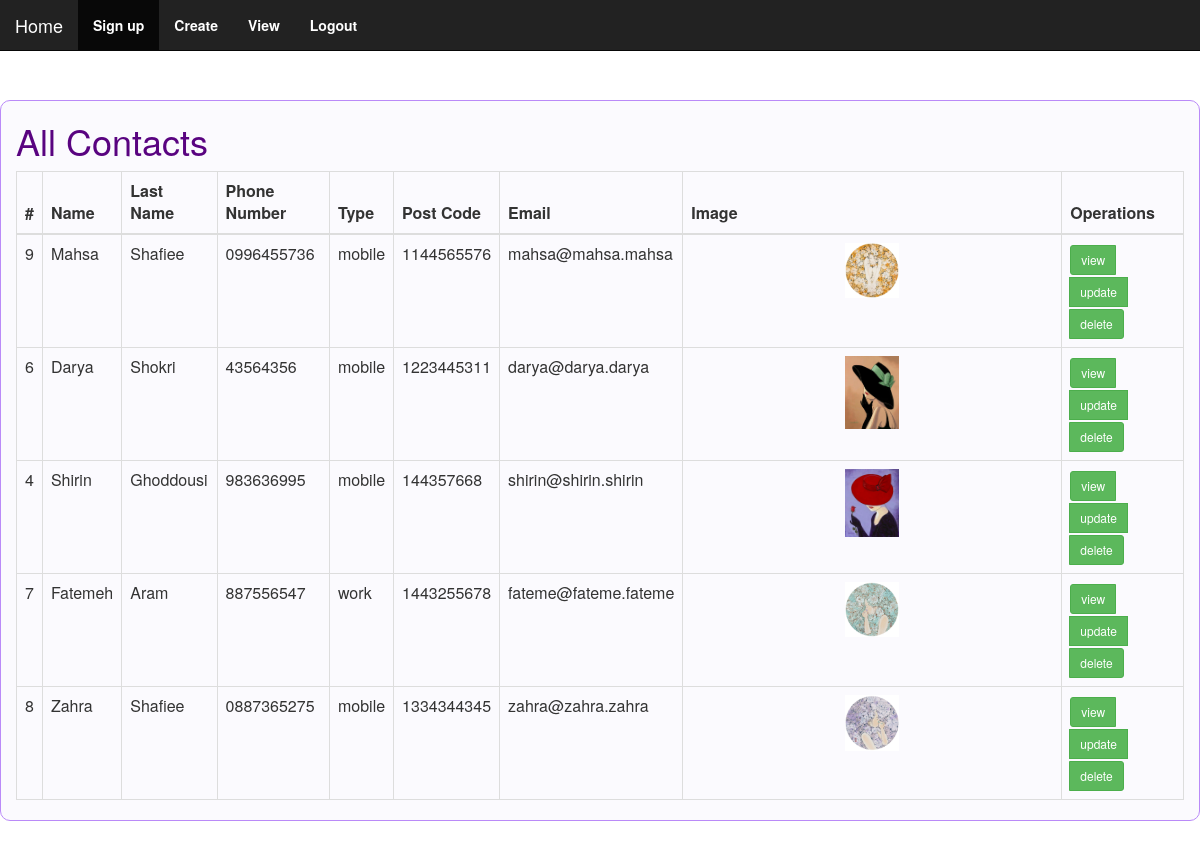
Page /index.php (signed in) on the committed database.
### tables this page shows
CREATE TABLE IF NOT EXISTS `contact` (
  `ID` int(11) NOT NULL AUTO_INCREMENT,
  `name` varchar(15) NOT NULL,
  `lastname` varchar(15) DEFAULT NULL,
  `phonenumber` varchar(11) NOT NULL,
  `type` varchar(10) NOT NULL DEFAULT 'mobile',
  `postcode` varchar(14) DEFAULT NULL,
  `email` varchar(30) DEFAULT NULL,
  `image_name` varchar(256) NOT NULL,
  `user_id` int(11) NOT NULL,
  PRIMARY KEY (`ID`),
  UNIQUE KEY `name` (`name`),
  UNIQUE KEY `phonenumber` (`phonenumber`)
);

### index.php (the view, shortened to what this page needs)
<?php
include('server.php');
?>
<html lang="en">
    <head>
        <link href="css/bootstrap.min.css" rel="stylesheet">
    </head>
    <body>
<?php include('header.php'); ?>
<div class="container-fluid">
    <div class="row">
        <div class="col-sm-12  col-lg-12 contactForm">
		    <h1>All Contacts</h1>
<?php
$connect_query = "SELECT * FROM `contact`";
$result = $db->query($connect_query);
?>
            <table class="table table-bordered">
              <thead>
                <tr>
                  <th scope="col">#</th>
                  <th scope="col">Name</th>
                  <th scope="col">Last Name</th>
                  <th scope="col">Phone Number</th>
                  <th scope="col">Type</th>
                  <th scope="col">Post Code</th>
                  <th scope="col">Email</th>
                  <th scope="col">Image</th>
                  <th scope="col">Operations</th>
                </tr>
              </thead>
              <tbody>
<?php if($result->num_rows >0){
while($row = $result->fetch_assoc()){
    $id = $row["ID"];
                  ?>
                <tr>
                  <td><?= $row["ID"] ?></td>
                  <td><?= $row["name"] ?></td>
                  <td><?= $row["lastname"] ?></td>
                  <td><?= $row["phonenumber"] ?></td>
                  <td><?= $row["type"] ?></td>
                  <td><?= $row["postcode"] ?></td>
                  <td><?= $row["email"] ?></td>
                  <td>
                      <div class="content">
                         <img src="uploads/<?=$row["image_name"] ?>" style="width:100%">
                      </div>
                  </td>
                  <td>
                      <div class="btn-group" role="group" aria-label="Basic example">
                      <button type="button" class="btn btn-sm btn-success"><a href="view.php?id=<?=$id ?>">view</a></button>
                      <button type="button" class="btn btn-sm btn-success"><a href="update.php?id=<?=$id ?>">update</a></button>
                      <button name="delete" type="button" class="btn btn-sm btn-success"><a href="delete.php?id=<?=$id ?>">delete</a></button>
                      </div>
                  </td>
                </tr>
<?php }
} ?>
              </tbody>
            </table>
        </div>
    </div>
</div>
    </body>
</html>

### header.php (shortened to what this page needs)
<html lang="en">
    <head>
        <link href="css/bootstrap.min.css" rel="stylesheet">
    </head>
    <body>
        <nav role="navigation" class="navbar navbar-inverse navbar-fixed-top">
            <div class="container-fluid">
                <div class="navbar-header">
                    <a href="index.php" class="navbar-brand">Home</a>
                </div>
                <div class="navbar-collapse collapse" id="navbarCollapse">
                    <ul class="nav navbar-nav">
                      <li class="active">
                        <a href="signup.php"><strong>Sign up</strong></a>
                      </li>
<?php if(isset($_SESSION["username"])) { ?>
                      <li>
                        <a href="create.php"><strong>Create</strong></a>
                      </li>
                      <li>
                        <a href="view.php"><strong>View</strong></a>
                      </li>
                      <li>
                        <a href="logout.php?logout=1"><strong>Logout</strong></a>
                      </li>
<?php } else { ?>
                      <li>
                        <a href="login.php"><strong>Login</strong></a>
                      </li>
<?php } ?>
                    </ul>
                  </div>
            </div>
        </nav>
    </body>
</html>

### index.php (style rules this page uses)
h1 { color: #590380 !important; margin-top: 20px; margin-bottom: 30px; }
.contactForm { border: 1px solid #ba8af8; margin-top: 100px; margin-bottom: 80px; border-radius: 10px; background-color: rgba( 175, 157, 225, 0.05 ); }
.content { width: 15%; margin: 0px auto; }
.btn { margin: 2px; }
a { color: white !important; }

### rows in the picture
contact: ID "9", name "Mahsa", lastname "Shafiee", phonenumber "0996455736", type "mobile", postcode "1144565576", email "mahsa@mahsa.mahsa", image_name (picture)
contact: ID "6", name "Darya", lastname "Shokri", phonenumber "43564356", type "mobile", postcode "1223445311", email "darya@darya.darya", image_name (picture)
contact: ID "4", name "Shirin", lastname "Ghoddousi", phonenumber "983636995", type "mobile", postcode "144357668", email "shirin@shirin.shirin", image_name (picture)
contact: ID "7", name "Fatemeh", lastname "Aram", phonenumber "887556547", type "work", postcode "1443255678", email "fateme@fateme.fateme", image_name (picture)
contact: ID "8", name "Zahra", lastname "Shafiee", phonenumber "0887365275", type "mobile", postcode "1334344345", email "zahra@zahra.zahra", image_name (picture)
